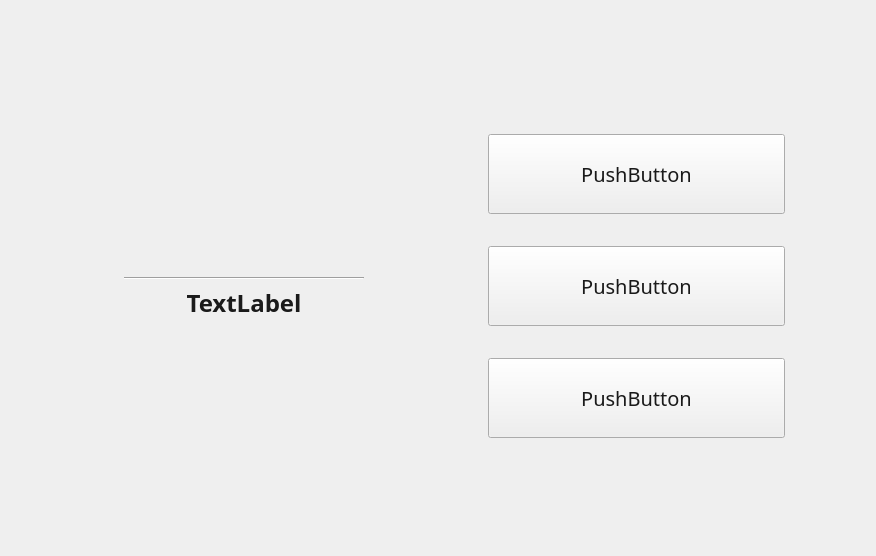
<?xml version="1.0" encoding="UTF-8"?>
<ui version="4.0">
 <class>pg_LoginWidget</class>
 <widget class="QWidget" name="pg_LoginWidget">
  <property name="geometry">
   <rect>
    <x>0</x>
    <y>0</y>
    <width>876</width>
    <height>556</height>
   </rect>
  </property>
  <property name="windowTitle">
   <string>pg_LoginWidget</string>
  </property>
  <layout class="QGridLayout" name="gridLayout">
   <property name="leftMargin">
    <number>0</number>
   </property>
   <property name="topMargin">
    <number>0</number>
   </property>
   <property name="rightMargin">
    <number>0</number>
   </property>
   <property name="bottomMargin">
    <number>0</number>
   </property>
   <property name="spacing">
    <number>0</number>
   </property>
   <item row="0" column="1">
    <spacer name="verticalSpacer">
     <property name="orientation">
      <enum>Qt::Vertical</enum>
     </property>
     <property name="sizeHint" stdset="0">
      <size>
       <width>20</width>
       <height>40</height>
      </size>
     </property>
    </spacer>
   </item>
   <item row="1" column="0">
    <spacer name="horizontalSpacer">
     <property name="orientation">
      <enum>Qt::Horizontal</enum>
     </property>
     <property name="sizeHint" stdset="0">
      <size>
       <width>40</width>
       <height>20</height>
      </size>
     </property>
    </spacer>
   </item>
   <item row="2" column="1">
    <spacer name="verticalSpacer_2">
     <property name="orientation">
      <enum>Qt::Vertical</enum>
     </property>
     <property name="sizeHint" stdset="0">
      <size>
       <width>20</width>
       <height>40</height>
      </size>
     </property>
    </spacer>
   </item>
   <item row="1" column="1">
    <widget class="QWidget" name="widget_center" native="true">
     <property name="minimumSize">
      <size>
       <width>846</width>
       <height>526</height>
      </size>
     </property>
     <property name="maximumSize">
      <size>
       <width>846</width>
       <height>526</height>
      </size>
     </property>
     <property name="styleSheet">
      <string notr="true">#widget_center
{
	border-image:url(./Resources/LoginResource/bg2.png) ;
}

</string>
     </property>
     <layout class="QHBoxLayout" name="horizontalLayout_2">
      <property name="spacing">
       <number>0</number>
      </property>
      <item>
       <layout class="QVBoxLayout" name="verticalLayout">
        <property name="leftMargin">
         <number>98</number>
        </property>
        <property name="topMargin">
         <number>0</number>
        </property>
        <property name="rightMargin">
         <number>74</number>
        </property>
        <item>
         <layout class="QHBoxLayout" name="horizontalLayout">
          <property name="leftMargin">
           <number>70</number>
          </property>
          <property name="topMargin">
           <number>125</number>
          </property>
          <property name="rightMargin">
           <number>73</number>
          </property>
          <property name="bottomMargin">
           <number>24</number>
          </property>
          <item>
           <widget class="QLabel" name="label_AppIcon">
            <property name="styleSheet">
             <string notr="true"/>
            </property>
            <property name="text">
             <string/>
            </property>
            <property name="alignment">
             <set>Qt::AlignCenter</set>
            </property>
           </widget>
          </item>
         </layout>
        </item>
        <item>
         <widget class="Line" name="line">
          <property name="orientation">
           <enum>Qt::Horizontal</enum>
          </property>
         </widget>
        </item>
        <item>
         <widget class="QLabel" name="label_AppName">
          <property name="styleSheet">
           <string notr="true">font-size: 24px;
font-family: Microsoft YaHei;
font-weight: bold;
color: #1A1A1A;
line-height: 16px;</string>
          </property>
          <property name="text">
           <string>TextLabel</string>
          </property>
          <property name="alignment">
           <set>Qt::AlignHCenter|Qt::AlignTop</set>
          </property>
         </widget>
        </item>
       </layout>
      </item>
      <item>
       <widget class="QWidget" name="widget_Right" native="true">
        <property name="styleSheet">
         <string notr="true">#widget_Right
{

}</string>
        </property>
        <layout class="QHBoxLayout" name="horizontalLayout_4">
         <property name="spacing">
          <number>0</number>
         </property>
         <property name="leftMargin">
          <number>0</number>
         </property>
         <property name="topMargin">
          <number>0</number>
         </property>
         <property name="rightMargin">
          <number>0</number>
         </property>
         <property name="bottomMargin">
          <number>0</number>
         </property>
         <item>
          <layout class="QVBoxLayout" name="verticalLayout_2">
           <property name="spacing">
            <number>29</number>
           </property>
           <property name="leftMargin">
            <number>50</number>
           </property>
           <property name="topMargin">
            <number>50</number>
           </property>
           <property name="rightMargin">
            <number>65</number>
           </property>
           <property name="bottomMargin">
            <number>85</number>
           </property>
           <item>
            <layout class="QHBoxLayout" name="horizontalLayout_3">
             <item>
              <widget class="QLabel" name="label_AppHello">
               <property name="sizePolicy">
                <sizepolicy hsizetype="Minimum" vsizetype="Minimum">
                 <horstretch>0</horstretch>
                 <verstretch>0</verstretch>
                </sizepolicy>
               </property>
               <property name="minimumSize">
                <size>
                 <width>115</width>
                 <height>23</height>
                </size>
               </property>
               <property name="maximumSize">
                <size>
                 <width>115</width>
                 <height>23</height>
                </size>
               </property>
               <property name="styleSheet">
                <string notr="true">#label_AppHello
{
    border-image:url(./Resources/LoginResource/欢迎进入.png) ;
}</string>
               </property>
               <property name="text">
                <string/>
               </property>
               <property name="alignment">
                <set>Qt::AlignCenter</set>
               </property>
              </widget>
             </item>
            </layout>
           </item>
           <item>
            <widget class="QPushButton" name="pB_onlineMode">
             <property name="sizePolicy">
              <sizepolicy hsizetype="Fixed" vsizetype="Fixed">
               <horstretch>0</horstretch>
               <verstretch>0</verstretch>
              </sizepolicy>
             </property>
             <property name="minimumSize">
              <size>
               <width>297</width>
               <height>80</height>
              </size>
             </property>
             <property name="styleSheet">
              <string notr="true">QPushButton#pB_onlineMode
{
    border-image:url(./Resources/LoginResource/onlineDefault.png) ;
	font-size: 20px;
	font-family: Microsoft YaHei;
	font-weight: 400;
	color: #1A1A1A;
	line-height: 32px;
}

QPushButton#pB_onlineMode:hover
{
    border-image:url(./Resources/LoginResource/onlineDefault.png) ;
	font-size: 20px;
	font-family: Microsoft YaHei;
	font-weight: 400;
	color: #2C84CA;
	line-height: 32px;
}

QPushButton#pB_onlineMode:pressed
{
    border-image:url(./Resources/LoginResource/onlineDown.png) ;
	font-size: 20px;
	font-family: Microsoft YaHei;
	font-weight: 400;
	color: #2C84CA;
	line-height: 32px;
}</string>
             </property>
             <property name="text">
              <string>PushButton</string>
             </property>
            </widget>
           </item>
           <item>
            <widget class="QPushButton" name="pB_onlineAnalyzeMode">
             <property name="sizePolicy">
              <sizepolicy hsizetype="Fixed" vsizetype="Fixed">
               <horstretch>0</horstretch>
               <verstretch>0</verstretch>
              </sizepolicy>
             </property>
             <property name="minimumSize">
              <size>
               <width>297</width>
               <height>80</height>
              </size>
             </property>
             <property name="styleSheet">
              <string notr="true">QPushButton#pB_onlineAnalyzeMode
{
    border-image:url(./Resources/LoginResource/onlineAnalyzeDefault.png) ;
	font-size: 20px;
	font-family: Microsoft YaHei;
	font-weight: 400;
	color: #1A1A1A;
	line-height: 32px;
}

QPushButton#pB_onlineAnalyzeMode:hover
{
    border-image:url(./Resources/LoginResource/onlineAnalyzeDefault.png) ;
	font-size: 20px;
	font-family: Microsoft YaHei;
	font-weight: 400;
	color: #47A777;
	line-height: 32px;
}

QPushButton#pB_onlineAnalyzeMode:pressed
{
    border-image:url(./Resources/LoginResource/onlineAnalyzeDown.png) ;
	font-size: 20px;
	font-family: Microsoft YaHei;
	font-weight: 400;
	color: #47A777;
	line-height: 32px;
}</string>
             </property>
             <property name="text">
              <string>PushButton</string>
             </property>
            </widget>
           </item>
           <item>
            <widget class="QPushButton" name="pB_offlineTestMode">
             <property name="minimumSize">
              <size>
               <width>297</width>
               <height>80</height>
              </size>
             </property>
             <property name="styleSheet">
              <string notr="true">QPushButton#pB_offlineTestMode
{
    border-image:url(./Resources/LoginResource/offLineTestDefault.png) ;
	font-size: 20px;
	font-family: Microsoft YaHei;
	font-weight: 400;
	color: #1A1A1A;
	line-height: 32px;
}

QPushButton#pB_offlineTestMode:hover
{
    border-image:url(./Resources/LoginResource/offLineTestDefault.png) ;
	font-size: 20px;
	font-family: Microsoft YaHei;
	font-weight: 400;
	color: #D99B17;
	line-height: 32px;
}

QPushButton#pB_offlineTestMode:pressed
{
    border-image:url(./Resources/LoginResource/offLineTestDown.png) ;
	font-size: 20px;
	font-family: Microsoft YaHei;
	font-weight: 400;
	color: #D99B17;
	line-height: 32px;
}</string>
             </property>
             <property name="text">
              <string>PushButton</string>
             </property>
            </widget>
           </item>
          </layout>
         </item>
        </layout>
       </widget>
      </item>
     </layout>
    </widget>
   </item>
   <item row="1" column="2">
    <spacer name="horizontalSpacer_2">
     <property name="orientation">
      <enum>Qt::Horizontal</enum>
     </property>
     <property name="sizeHint" stdset="0">
      <size>
       <width>40</width>
       <height>20</height>
      </size>
     </property>
    </spacer>
   </item>
  </layout>
 </widget>
 <layoutdefault spacing="6" margin="11"/>
 <resources/>
 <connections/>
</ui>
